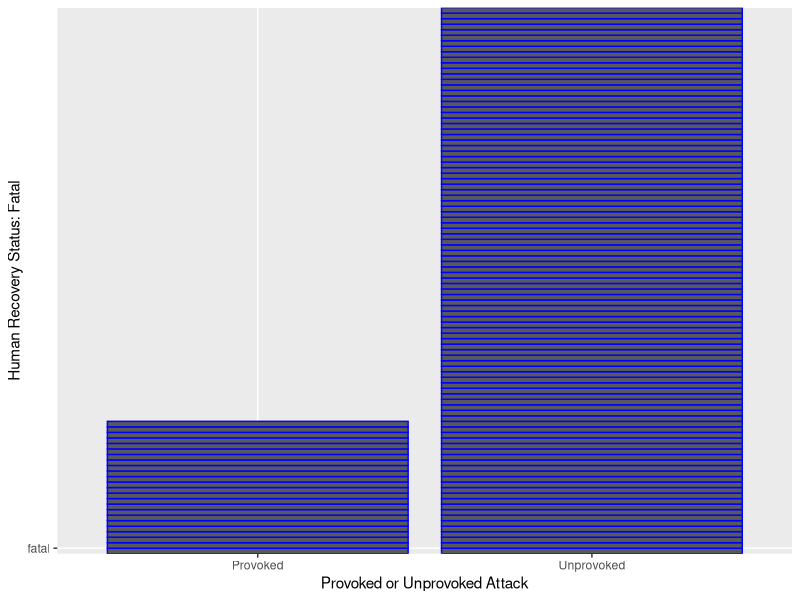
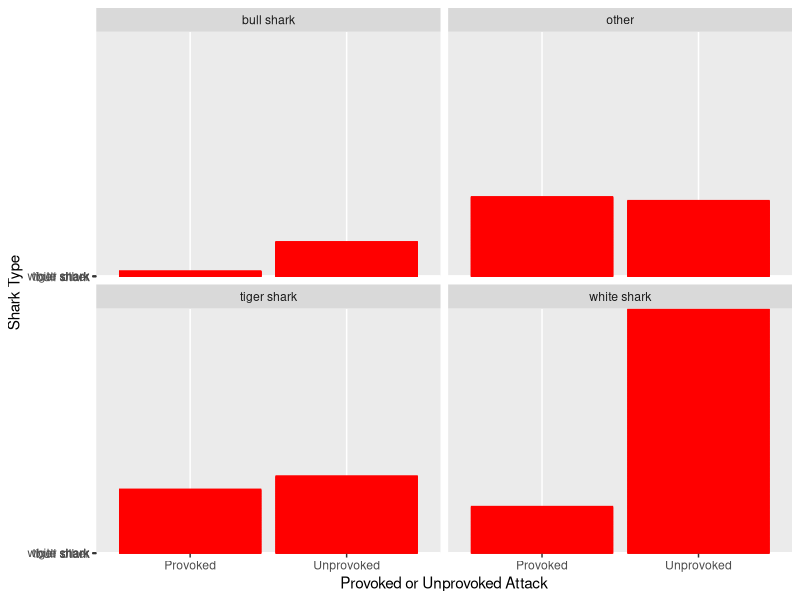

Write R code to recreate these figures, in order.
# CODE FOR CECE-SHARKS PROJECT
# BASED ON DATA FROM AUSTRALIAN SHARK INCIDENT DATABASE

# R-packages required (copied from original database README file)
  # *** Uncomment following install.packages lines if you need to install ***
# install.packages("ggplot2")
# install.packages("dplyr")
# install.packages("forcats")
# install.packages("leaflet")
# install.packages("viridis")
# install.packages("scales")
# install.packages("ggmap")
# install.packages("gridExtra")
# install.packages("rgdal")
# install.packages("magrittr")
# install.packages("tibble")
# install.packages("ozmaps")
# install.packages("ggpubr")
#install.packages("rmarkdown")

library(ggplot2)
library(dplyr)
# library(forcats)
# library(leaflet)
# library(viridis)
# library(scales)
# library(ggmap)
# library(gridExtra)
# library(rgdal)
# library(magrittr)
# library(tibble)
# library(ozmaps)
# library(ggpubr)
# library(rmarkdown)

# Adding in data
top_sharks <- read.csv("AustralianSharkIncidentDatabase-main/data/top.sharks.csv")

# Answering the questions 
  # 1. Is there a correlation between if an attack is provoked and if the person was killed?

filtered_data_recovery <- select(top_sharks, Recovery.status, Provoked.unprovoked)
fatality_data <- filter(filtered_data_recovery, Recovery.status == "fatal", Provoked.unprovoked == c("Provoked", "Unprovoked"))

ggplot(data = fatality_data, mapping = aes(x = Provoked.unprovoked, y = Recovery.status)) +
  geom_bar(stat="identity", color="blue") +
  labs(x= "Provoked or Unprovoked Attack", y= "Human Recovery Status: Fatal")

  # 2. What kind of shark is most likely to participate in a provoked vs an unprovoked attack?

filtered_data_sharks <- select(top_sharks, Shark.common.name, Provoked.unprovoked) %>%
  filter(Provoked.unprovoked == "Provoked" | Provoked.unprovoked == "Unprovoked")

ggplot(data=filtered_data_sharks, mapping = aes(x = Provoked.unprovoked, y = Shark.common.name)) +
  geom_bar(stat="identity", color="red", na.omit=TRUE) +
  labs(x="Provoked or Unprovoked Attack", y = "Shark Type") +
  facet_wrap(~Shark.common.name)




